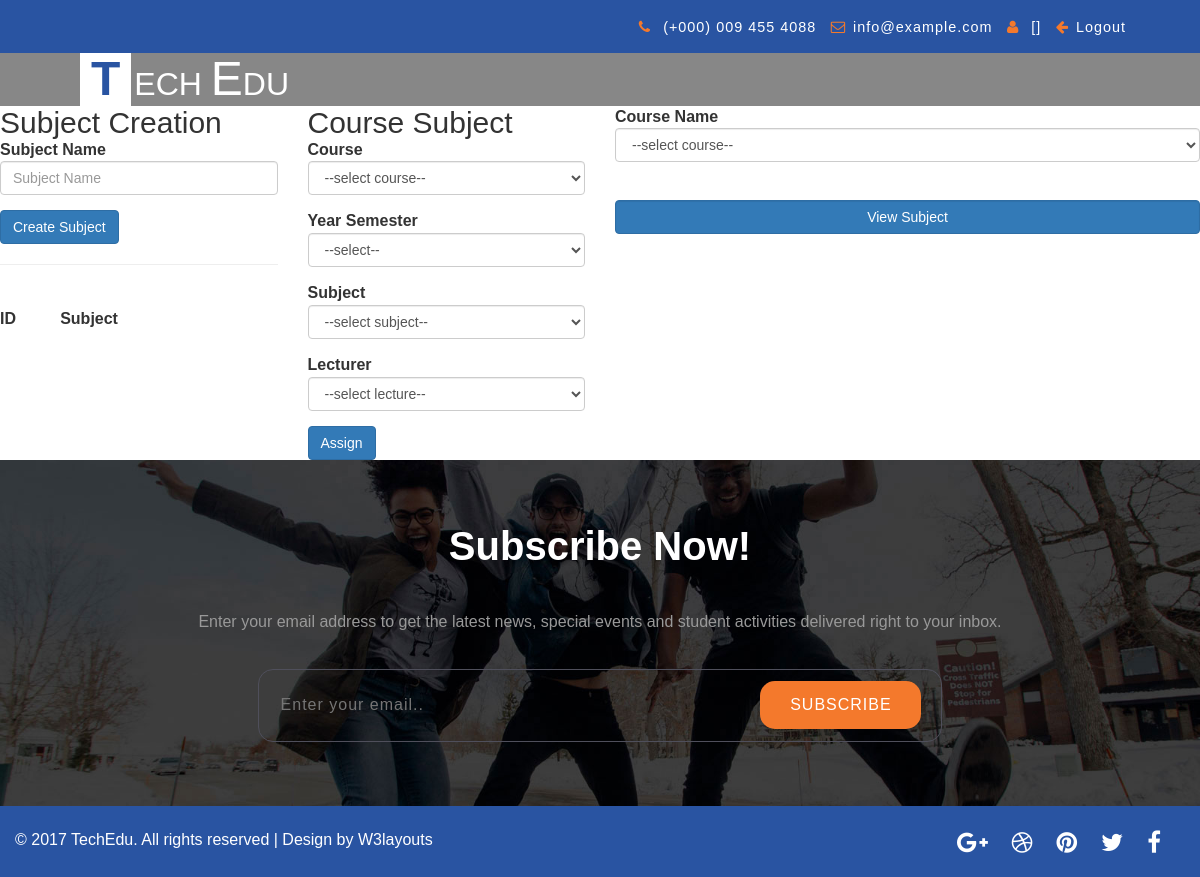
Before: /admin_subject_creation.php with the older database file.
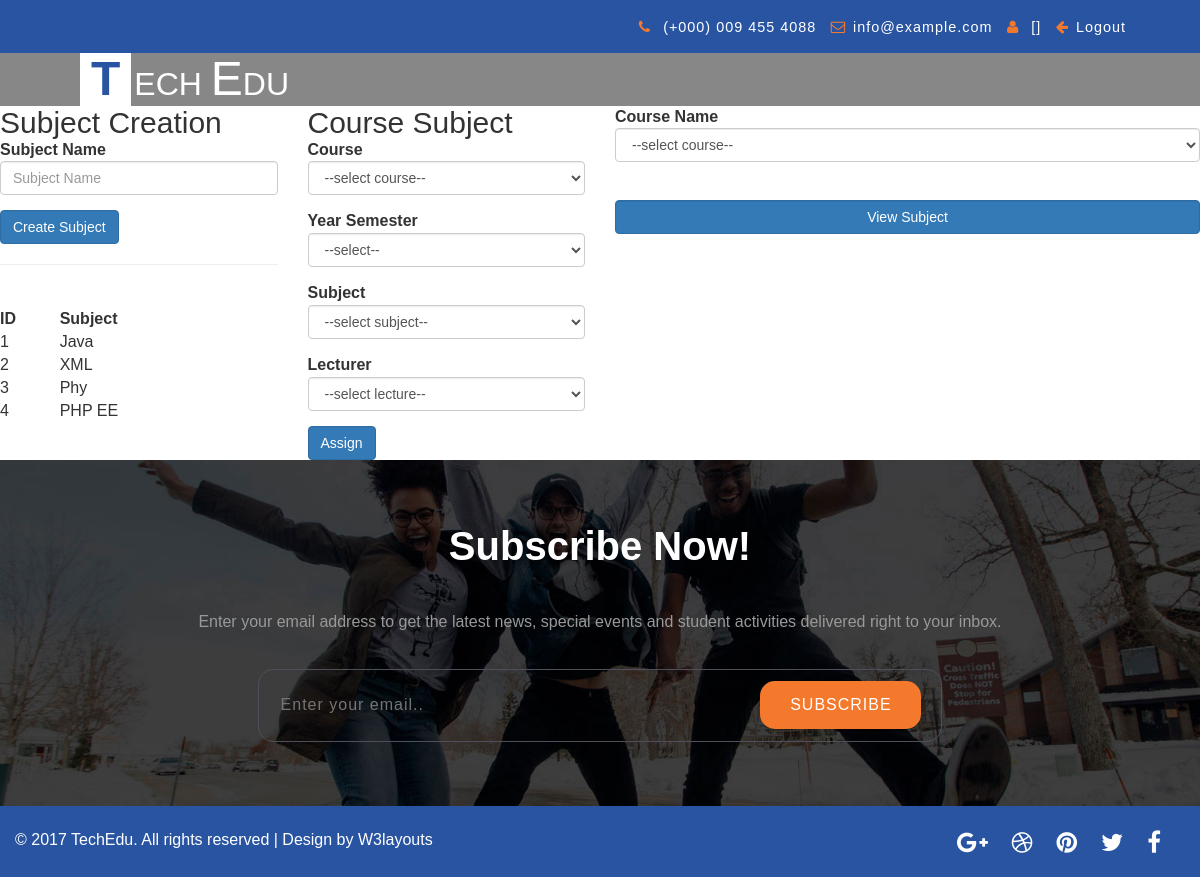
After: the same page with the newer database file.
### tables this page shows
CREATE TABLE `subject` (
  `id` int(5) NOT NULL AUTO_INCREMENT,
  `subject_name` varchar(100) DEFAULT NULL,
  PRIMARY KEY (`id`)
);

### model/SubjectModel.php (called while the page is built, shortened)
<?php
function getSubjectList() {
    $conn = getDBConnection();
    $sql = "SELECT * FROM subject";
    $result = mysqli_query($conn, $sql);
    if (mysqli_num_rows($result) > 0) {
        return $result;
    } else {
        return FALSE;
    }
}
?>

### admin_subject_creation.php (the view, shortened to what the changed rows need)
<!DOCTYPE html>
<html lang="zxx">
    <head>
        <link href="css/bootstrap.css" rel="stylesheet" type="text/css" media="all" />
        <link rel="stylesheet" type="text/css" href="css/style.css" />
        <link rel="stylesheet" type="text/css" href="css/zoomslider.css" />
        <link rel="stylesheet" href="css/lightbox.css">
        <link href="css/owl.carousel.css" rel="stylesheet" type="text/css" media="all">
        <link href="css/font-awesome.css" rel="stylesheet">
        <link href="css/jquery.dataTables.min.css" rel="stylesheet" type="text/css"/>
    </head>
    <body>
        <div class="demo-inner-content">
            <div class="header-w3-agileits" id="home">
                <div class="inner-header-agile">
                    <nav class="navbar navbar-default">
                        <div class="navbar-header">
                            <h1><a  href="index.html"><span class="letter">T</span>ech <span>E</span>du</a></h1>
                        </div>
                    </nav>
                </div>
            </div>
        </div>
        <div class="row">
            <div class="col-md-3">
                <h2>Subject Creation</h2>
                <?php
                include './model/SubjectModel.php';
                ?>
                <br>
                <table id="example" class="display" cellspacing="0" width="100%">
                    <thead>
                        <tr>
                            <th>ID</th>
                            <th>Subject</th>
                        </tr>
                    </thead>
                    <tbody>
                        <?php
                        $result = getSubjectList();
                        if ($result != FALSE) {
                            while ($row = mysqli_fetch_assoc($result)) {
                                ?>
                                <tr>
                                    <td><?= $row['id']; ?></td>
                                    <td><?= $row['subject_name']; ?></td>
                                </tr>
                                <?php
                            }
                        }
                        ?>
                    </tbody>
                </table>
            </div>
            <div class="col-md-3">
                <h2>Course Subject</h2>
            </div>
        </div>
        <link rel="stylesheet" href="css/flexslider.css" type="text/css" media="screen" property="" />
    </body>
</html>

Changed rows visible on the page:
added subject: id "1", subject_name "Java"
added subject: id "2", subject_name "XML"
added subject: id "3", subject_name "Phy"
added subject: id "4", subject_name "PHP EE"
